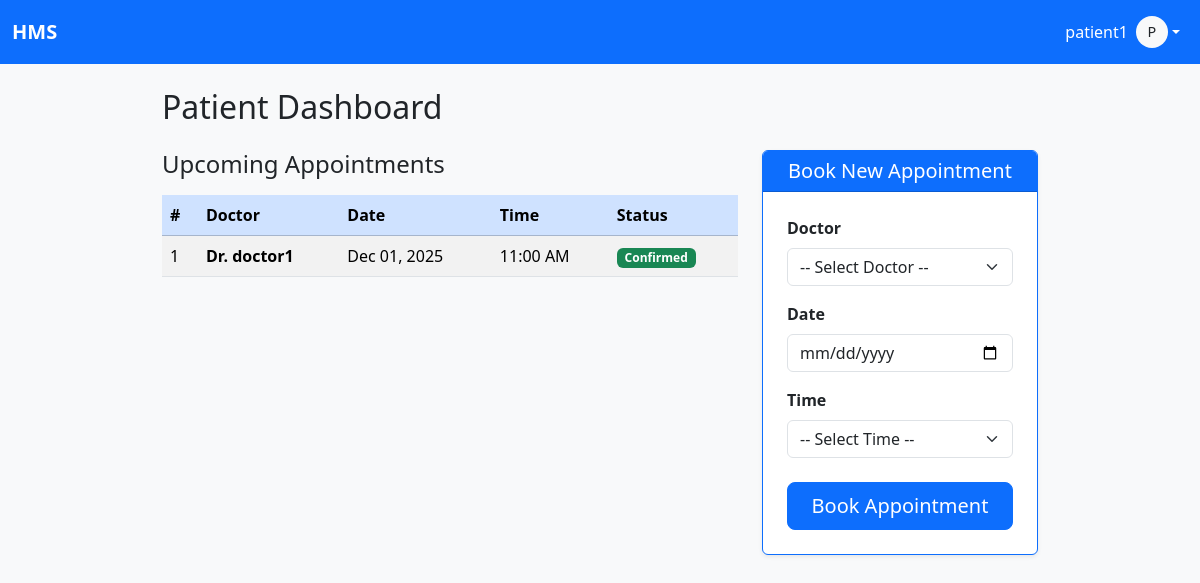
Screenshot of /patient/dashboard (signed in) with the database file from the repository.
### app.py (models this page shows)
class User(UserMixin, db.Model):
    id = db.Column(db.Integer, primary_key=True)
    username = db.Column(db.String(50), unique=True, nullable=False)
    password_hash = db.Column(db.String(128), nullable=False)
    role = db.Column(db.String(20), nullable=False)  # admin, doctor, patient
    name = db.Column(db.String(100), nullable=False)
    profile_pic = db.Column(db.String(150), default='default.jpg')
    doctor = db.relationship('DoctorProfile', backref='user', uselist=False)
    patient = db.relationship('PatientProfile', backref='user', uselist=False)

class Appointment(db.Model):
    id = db.Column(db.Integer, primary_key=True)
    patient_id = db.Column(db.Integer, db.ForeignKey('patient_profile.id'), nullable=False)
    doctor_id = db.Column(db.Integer, db.ForeignKey('doctor_profile.id'), nullable=False)
    date = db.Column(db.Date, nullable=False)
    time = db.Column(db.Time, nullable=False)
    status = db.Column(db.String(20), default='pending')
    patient = db.relationship('PatientProfile', backref='appointments')
    doctor = db.relationship('DoctorProfile', backref='appointments')

### app.py (the view, shortened to what this page needs)
@app.route("/patient/dashboard", methods=["GET", "POST"])
@login_required
def patient_dashboard():
    if current_user.role != "patient":
        abort(403)
    appointments = Appointment.query.filter_by(patient_id=current_user.patient.id)\
        .order_by(Appointment.date, Appointment.time).all()
    doctors = DoctorProfile.query.all()
    tomorrow = (datetime.today() + timedelta(days=1)).date()
    return render_template(
        "patient_dashboard.html",
        appointments=appointments,
        doctors=doctors,
        tomorrow=tomorrow
    )

### app.py (called while the page is built)
@login_manager.user_loader
def load_user(user_id):
    return User.query.get(int(user_id))

@app.context_processor
def inject_user():
    return dict(current_user=current_user, now=datetime.now())

### templates/patient_dashboard.html (shortened to what this page needs)
{% extends "base.html" %}
{% block content %}
<h2 class="mb-4">Patient Dashboard</h2>
<div class="row g-4">
  <div class="col-lg-8">
    <h4 class="mb-3">Upcoming Appointments</h4>
    <div class="table-responsive">
      <table class="table table-striped table-hover align-middle">
        <thead class="table-primary">
          <tr>
            <th>#</th>
            <th>Doctor</th>
            <th>Date</th>
            <th>Time</th>
            <th>Status</th>
          </tr>
        </thead>
        <tbody>
          {% for appt in appointments %}
          <tr>
            <td>{{ appt.id }}</td>
            <td><strong>Dr. {{ appt.doctor.user.name }}</strong></td>
            <td>{{ appt.date.strftime('%b %d, %Y') }}</td>
            <td>{{ appt.time.strftime('%I:%M %p') }}</td>
            <td>
              {% if appt.status == 'pending' %}
                <span class="badge bg-warning text-dark">Pending</span>
              {% elif appt.status == 'confirmed' %}
                <span class="badge bg-success">Confirmed</span>
              {% elif appt.status == 'Completed' %}
                <span class="badge bg-secondary">Completed</span>
              {% else %}
                <span class="badge bg-info">{{ appt.status|capitalize }}</span>
              {% endif %}
            </td>
          </tr>
          {% else %}
          <tr>
            <td colspan="5" class="text-center py-5 text-muted">
              <em>No appointments booked yet.</em>
            </td>
          </tr>
          {% endfor %}
        </tbody>
      </table>
    </div>
  </div>
  <div class="col-lg-4">
    <div class="card border-primary shadow-sm h-100">
      <div class="card-header bg-primary text-white text-center">
        <h5 class="mb-0">Book New Appointment</h5>
      </div>
      <div class="card-body p-4">
        <form method="POST" action="{{ url_for('patient_dashboard') }}">
          <div class="mb-3">
            <label class="form-label fw-bold">Doctor</label>
            <select name="doctor_id" class="form-select" required>
              <option value="">-- Select Doctor --</option>
            </select>
          </div>
          <div class="mb-3">
            <label class="form-label fw-bold">Date</label>
            <input type="date"
                   name="date"
                   class="form-control"
                   min="{{ tomorrow.strftime('%Y-%m-%d') }}"
                   required>
          </div>
          <div class="mb-4">
            <label class="form-label fw-bold">Time</label>
            <select name="time" class="form-select" required>
              <option value="" disabled selected>-- Select Time --</option>
            </select>
          </div>
          <button type="submit" class="btn btn-primary btn-lg w-100">
            Book Appointment
          </button>
        </form>
      </div>
    </div>
  </div>
</div>
{% endblock %}

### templates/base.html (shortened to what this page needs)
<!DOCTYPE html>
<html lang="en">
<head>
    <link href="https://cdn.jsdelivr.net/npm/bootstrap@5.3.1/dist/css/bootstrap.min.css" rel="stylesheet">
    <link rel="stylesheet" href="{{ url_for('static', filename='style.css') }}">
</head>
<body>
<nav class="navbar navbar-expand-lg navbar-dark bg-primary mb-4">
  <div class="container-fluid">
    <a class="navbar-brand fw-bold" href="{{ url_for('admin_dashboard') if current_user.is_authenticated else url_for('login') }}">HMS</a>
    <div class="collapse navbar-collapse" id="navbarContent">
      <ul class="navbar-nav ms-auto align-items-center">
        {% if current_user.is_authenticated %}
        <li class="nav-item dropdown">
          <a class="nav-link dropdown-toggle d-flex align-items-center text-white" href="#" role="button"
             data-bs-toggle="dropdown" aria-expanded="false">
            <span class="me-2 d-none d-sm-inline">{{ current_user.username }}</span>
            <div class="bg-light text-dark rounded-circle d-flex align-items-center justify-content-center"
                 style="width: 32px; height: 32px; font-size: 0.9rem;">
              {{ current_user.username[0]|upper }}
            </div>
          </a>
        </li>
        {% else %}
        <li class="nav-item">
          <a class="nav-link" href="{{ url_for('login') }}">Login</a>
        </li>
        {% endif %}
      </ul>
    </div>
  </div>
</nav><div class="container">
    {% block content %}{% endblock %}
</div>
</body>
</html>

### static/style.css (style rules this page uses)
body { background-color: #f8f9fa; }
.navbar-brand { font-weight: bold; }
.container { max-width: 900px; }

### rows the page displays
User: username "patient1", username "P"
Appointment: id "1", doctor.user.name "doctor1", date "Dec 01, 2025", time "11:00 AM", status "Confirmed"
